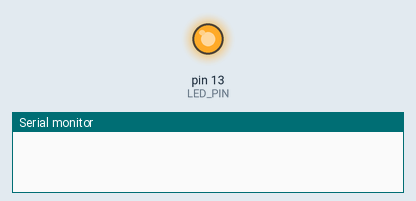
Simulated run of this sketch. Board: Arduino Uno, built with avr-gcc and run on an emulated ATmega328P. Shown: output pins drawn as LEDs (lit = HIGH), the last lines printed to the serial monitor.

Above: at 1.0 s.
At 5.5 s:
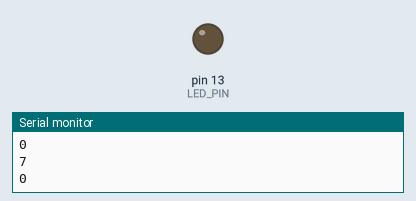
Timing chart, 0 to 6.9 s (numbered marks = the images above):
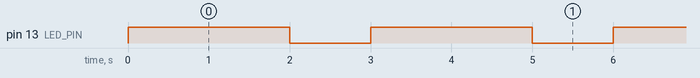

The sketch:

digital-output.ino
```cpp
/*
 * Digital Output (LED)
 *
 * Pin 13: (on-board LED)
 *
 * see: https://www.arduino.cc/en/Tutorial/BuiltInExamples/Blink
 *
 * Exercise: Change blink frequency to 5 HZ
 */

//#define LED_PIN  13
const int LED_PIN = 13;

void setup()
{
  pinMode(LED_PIN, OUTPUT);
   Serial.begin(115200);
}

void print(int8_t value, bool flag)
{
  Serial.println(value);
  Serial.println(flag);
}


void loop()
{
  digitalWrite(LED_PIN, HIGH);
  delay(1000);

  print(7.6, false);
  delay(1000);

  digitalWrite(LED_PIN, LOW);
  delay(1000);
}
```

Measured:
- by itself, pin 13 (LED_PIN): alternates HIGH for 2.0 s and LOW for 1.0 s
